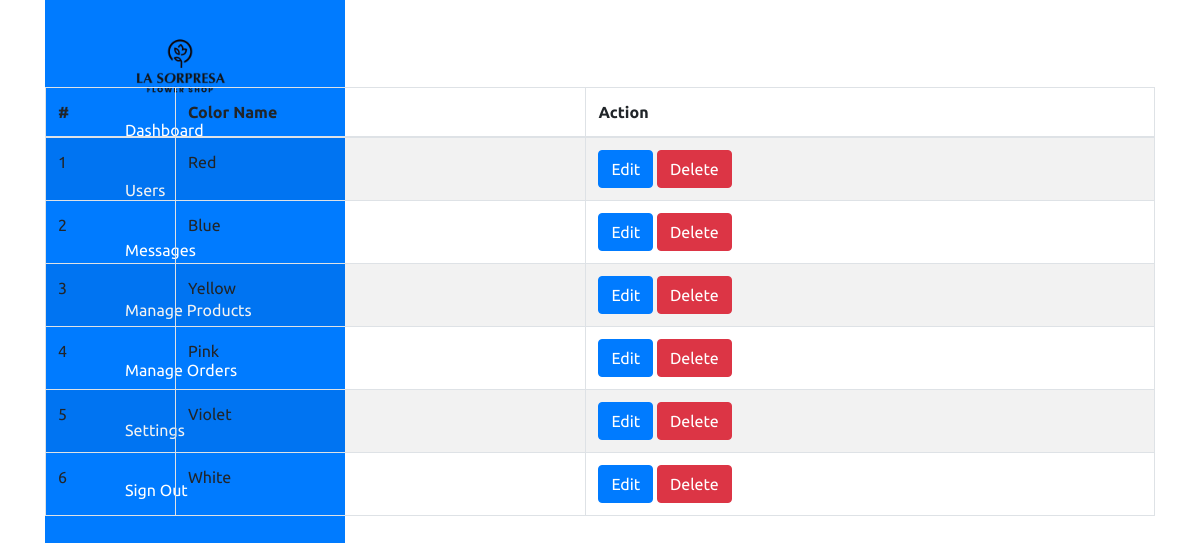
The app's page /admin/settings/color.php with its own data.
### tables this page shows
CREATE TABLE `color` (
  `color_id` int(11) NOT NULL,
  `color_name` varchar(255) NOT NULL
);

### admin/settings/color.php (the view, shortened to what this page needs)
<?php require_once('../header.php'); ?>
<body>
    <div class="container">
        <div class="navigation">
            <ul>
                <li>
                    <a href="#">
                        <div class="logo-container">
                            <img src="../images/logo.png" alt="Logo" class="logo" />
                        </div>
                        <span class="title"></span>
                    </a>
                </li>
                <li>
                    <a href="../dashboard.php">
                        <span class="icon">
                        </span>
                        <span class="title">Dashboard</span>
                    </a>
                </li>
                <li>
                    <a href="../users.php">
                        <span class="icon">
                        </span>
                        <span class="title">Users</span>
                    </a>
                </li>
                <li>
                    <a href="#">
                        <span class="icon">
                        </span>
                        <span class="title">Messages</span>
                    </a>
                </li>
                <li>
                    <a href="../product/product.php">
                        <span class="icon">
                        </span>
                        <span class="title">Manage Products</span>
                    </a>
                </li>
                <li>
                    <a href="#">
                        <span class="icon">
                        </span>
                        <span class="title">Manage Orders</span>
                    </a>
                </li>
                <li>
                    <a href="../settings.php">
                        <span class="icon">
                        </span>
                        <span class="title">Settings</span>
                    </a>
                </li>
                <li>
                    <a href="../logout.php">
                        <span class="icon">
                        </span>
                        <span class="title">Sign Out</span>
                    </a>
                </li>
            </ul>
        </div>
<section class="content-header">
	<div class="content-header-left">
		<h1>View Colors</h1>
	</div>
	<div class="content-header-right">
		<a href="color-add.php" class="btn btn-primary btn-sm">Add New</a>
	</div>
</section>
<section class="content">
  <div class="row">
    <div class="col-md-12">
      <div class="box box-info">
        <div class="box-body table-responsive">
          <table id="example1" class="table table-bordered table-hover table-striped">
			<thead>
			    <tr>
			        <th>#</th>
			        <th>Color Name</th>
			        <th>Action</th>
			    </tr>
			</thead>
            <tbody>
            	<?php
            	$i=0;
            	$statement = $pdo->prepare("SELECT * FROM color ORDER BY color_id ASC");
            	$statement->execute();
            	$result = $statement->fetchAll(PDO::FETCH_ASSOC);
            	foreach ($result as $row) {
            		$i++;
            		?>
					<tr>
	                    <td><?php echo $i; ?></td>
	                    <td><?php echo $row['color_name']; ?></td>
	                    <td>
	                        <a href="color-edit.php?id=<?php echo $row['color_id']; ?>" class="btn btn-primary btn-xs">Edit</a>
                            <a href="#" class="btn btn-danger btn-xs" data-href="color-delete.php?id=<?php echo $row['color_id']; ?>" data-toggle="modal" data-target="#confirm-delete">Delete</a>
	                    </td>
	                </tr>
            		<?php
            	}
            	?>
            </tbody>
          </table>
        </div>
      </div>
</section>

### css/style.css (style rules this page uses)
* { font-family: "Ubuntu", sans-serif; margin: 0; padding: 0; box-sizing: border-box; }
:root { --blue: #dd91ad; --white: #e9e9e9; --gray: #f5f5f5; --black1: #222; --black2: #999; }
body { min-height: 100vh; overflow-x: hidden; }
.container { position: relative; width: 100%; }
.navigation { position: fixed; width: 300px; height: 100%; background: var(--blue); border-left: 10px solid var(--blue); transition: 0.5s; overflow: hidden; }
.navigation ul { position: absolute; top: 0; left: 0; width: 100%; }
.logo-container { position: absolute; top: 20px; left: 50%; transform: translateX(-70%); z-index: 10; }
.logo { width: 100px; }
.navigation ul li { position: relative; width: 100%; list-style: none; border-top-left-radius: 30px; border-bottom-left-radius: 30px; }
.navigation ul li:nth-child(1) { margin-bottom: 40px; pointer-events: none; }
.navigation ul li a { position: relative; display: block; width: 100%; display: flex; text-decoration: none; color: var(--white); }
.navigation ul li a .icon { position: relative; display: block; min-width: 60px; height: 60px; line-height: 75px; text-align: center; }
.navigation ul li a .title { position: relative; display: block; padding: 0 10px; height: 60px; line-height: 60px; text-align: start; white-space: nowrap; }

### records on screen
color: color_name "Red"
color: color_name "Blue"
color: color_name "Yellow"
color: color_name "Pink"
color: color_name "Violet"
color: color_name "White"
